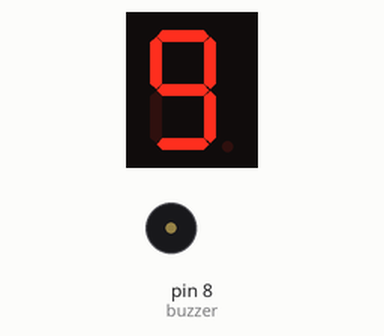
This sketch was run on a simulated Arduino Uno, built with avr-gcc and run on an emulated ATmega328P. On the bench: 1-digit seven-segment display, buzzer (waves = sounding). Wiring (inferred from the names in the program): 1-digit 7-segment display, segments lit when HIGH: segments pin 2, pin 3, pin 4, pin 5, pin 6, pin 7, pin 9. The segment pins are drawn as the display they are named for; what the sketch prints to the serial monitor is not drawn.

Above: at 0.3 s.
At 4.3 s:
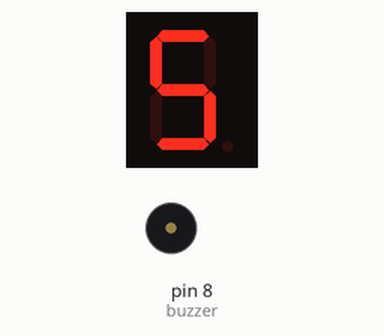
At 9.1 s:
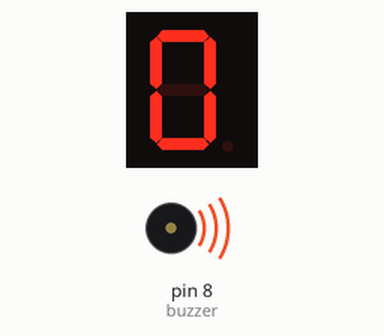
At 10.1 s:
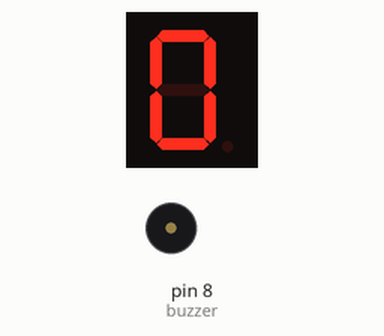
Timing chart, 0 to 11.6 s (numbered marks = the images above):
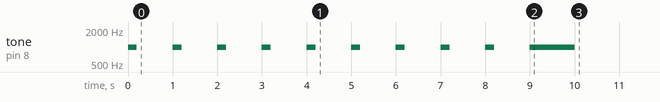

The sketch:

T5.ino
```cpp
const int buzzer = 8;

// 7-segment pins (a-g)
int segPins[] = {2, 3, 4, 5, 6, 7, 9};

// Lookup table for digits 0-9
byte digits[10][7] = {
  {1,1,1,1,1,1,0}, //0
  {0,1,1,0,0,0,0}, //1
  {1,1,0,1,1,0,1}, //2
  {1,1,1,1,0,0,1}, //3
  {0,1,1,0,0,1,1}, //4
  {1,0,1,1,0,1,1}, //5
  {1,0,1,1,1,1,1}, //6
  {1,1,1,0,0,0,0}, //7
  {1,1,1,1,1,1,1}, //8
  {1,1,1,1,0,1,1}  //9
};

void showDigit(int n)
{
  for (int i = 0; i < 7; i++)
  {
    digitalWrite(segPins[i], digits[n][i]);
  }
}

void setup()
{
  pinMode(buzzer, OUTPUT);

  for (int i = 0; i < 7; i++)
  {
    pinMode(segPins[i], OUTPUT);
  }

  Serial.begin(9600);
  Serial.println("=== Beeping Countdown Starting ===");

  int count = 9;

  while (count >= 1)
  {
    showDigit(count);

    tone(buzzer, 1000);
    delay(200);
    noTone(buzzer);

    delay(800);

    count--;
  }

  // Show 0 and play completion tone
  showDigit(0);

  tone(buzzer, 1000);
  delay(1000);
  noTone(buzzer);
}

void loop()
{
  // Nothing here
}
```

Measured:
- what the display in image 1 shows lasts 1.0 s, from 4.0 s to 5.0 s
